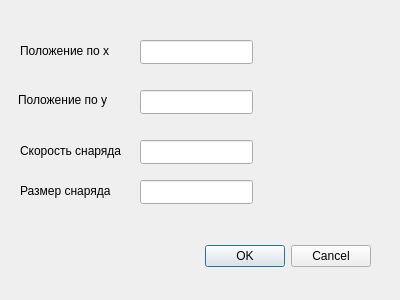
<?xml version="1.0" encoding="UTF-8"?>
<ui version="4.0">
 <class>Dialog</class>
 <widget class="QDialog" name="Dialog">
  <property name="geometry">
   <rect>
    <x>0</x>
    <y>0</y>
    <width>400</width>
    <height>300</height>
   </rect>
  </property>
  <property name="windowTitle">
   <string>Dialog</string>
  </property>
  <widget class="QDialogButtonBox" name="buttonBox">
   <property name="geometry">
    <rect>
     <x>30</x>
     <y>240</y>
     <width>341</width>
     <height>32</height>
    </rect>
   </property>
   <property name="orientation">
    <enum>Qt::Horizontal</enum>
   </property>
   <property name="standardButtons">
    <set>QDialogButtonBox::Cancel|QDialogButtonBox::Ok</set>
   </property>
  </widget>
  <widget class="QLabel" name="label">
   <property name="geometry">
    <rect>
     <x>20</x>
     <y>40</y>
     <width>121</width>
     <height>21</height>
    </rect>
   </property>
   <property name="text">
    <string>Положение по x</string>
   </property>
  </widget>
  <widget class="QLabel" name="label_2">
   <property name="geometry">
    <rect>
     <x>18</x>
     <y>90</y>
     <width>121</width>
     <height>20</height>
    </rect>
   </property>
   <property name="text">
    <string>Положение по y</string>
   </property>
  </widget>
  <widget class="QLabel" name="label_3">
   <property name="geometry">
    <rect>
     <x>20</x>
     <y>140</y>
     <width>121</width>
     <height>21</height>
    </rect>
   </property>
   <property name="text">
    <string>Скорость снаряда</string>
   </property>
  </widget>
  <widget class="QLineEdit" name="lineEdit">
   <property name="geometry">
    <rect>
     <x>140</x>
     <y>40</y>
     <width>113</width>
     <height>24</height>
    </rect>
   </property>
  </widget>
  <widget class="QLineEdit" name="lineEdit_2">
   <property name="geometry">
    <rect>
     <x>140</x>
     <y>90</y>
     <width>113</width>
     <height>24</height>
    </rect>
   </property>
  </widget>
  <widget class="QLineEdit" name="lineEdit_3">
   <property name="geometry">
    <rect>
     <x>140</x>
     <y>140</y>
     <width>113</width>
     <height>24</height>
    </rect>
   </property>
  </widget>
  <widget class="QLineEdit" name="lineEdit_4">
   <property name="geometry">
    <rect>
     <x>140</x>
     <y>180</y>
     <width>113</width>
     <height>24</height>
    </rect>
   </property>
  </widget>
  <widget class="QLabel" name="label_4">
   <property name="geometry">
    <rect>
     <x>20</x>
     <y>180</y>
     <width>111</width>
     <height>21</height>
    </rect>
   </property>
   <property name="text">
    <string>Размер снаряда</string>
   </property>
  </widget>
 </widget>
 <resources/>
 <connections>
  <connection>
   <sender>buttonBox</sender>
   <signal>accepted()</signal>
   <receiver>Dialog</receiver>
   <slot>accept()</slot>
   <hints>
    <hint type="sourcelabel">
     <x>248</x>
     <y>254</y>
    </hint>
    <hint type="destinationlabel">
     <x>157</x>
     <y>274</y>
    </hint>
   </hints>
  </connection>
  <connection>
   <sender>buttonBox</sender>
   <signal>rejected()</signal>
   <receiver>Dialog</receiver>
   <slot>reject()</slot>
   <hints>
    <hint type="sourcelabel">
     <x>316</x>
     <y>260</y>
    </hint>
    <hint type="destinationlabel">
     <x>286</x>
     <y>274</y>
    </hint>
   </hints>
  </connection>
 </connections>
</ui>
